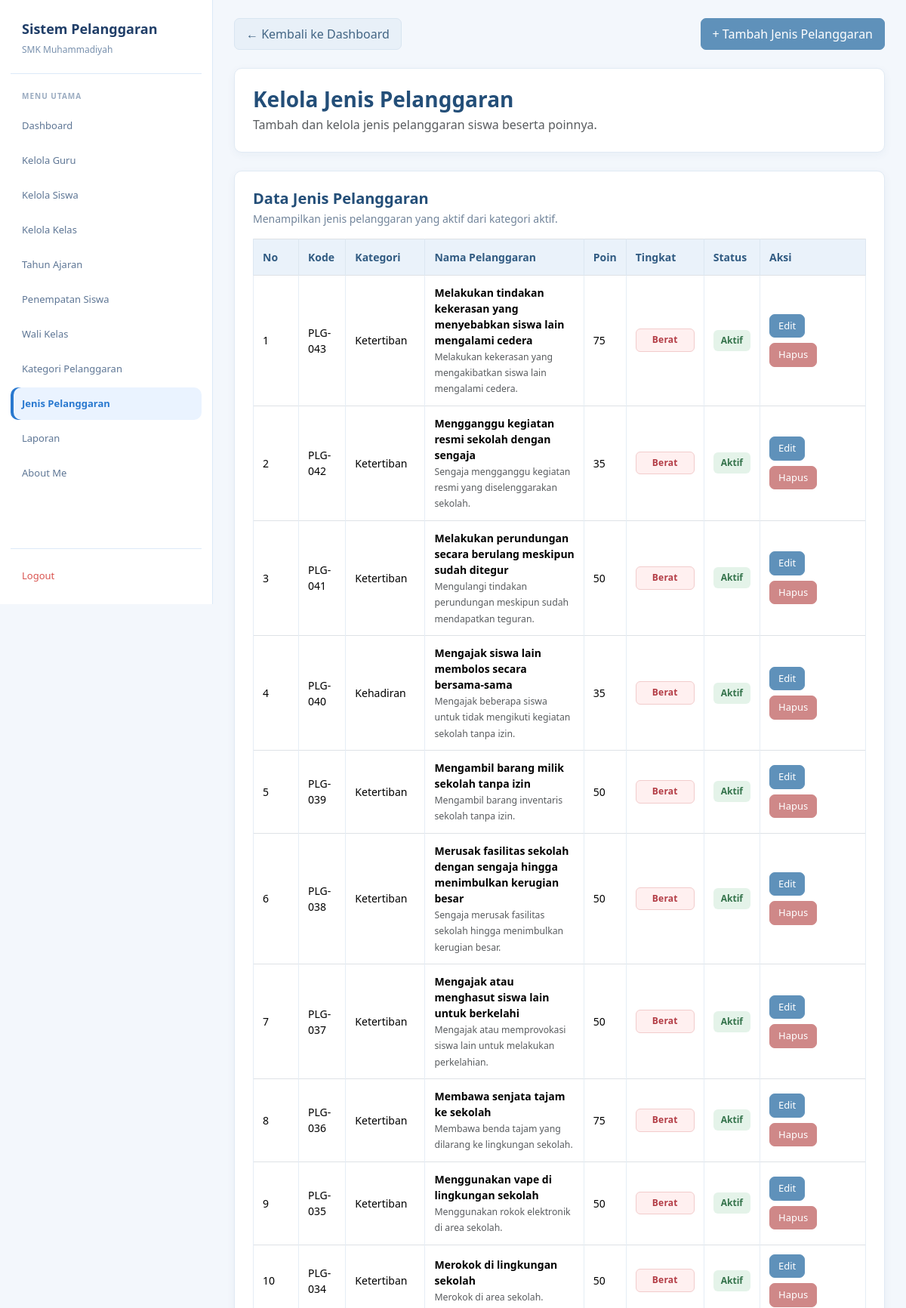
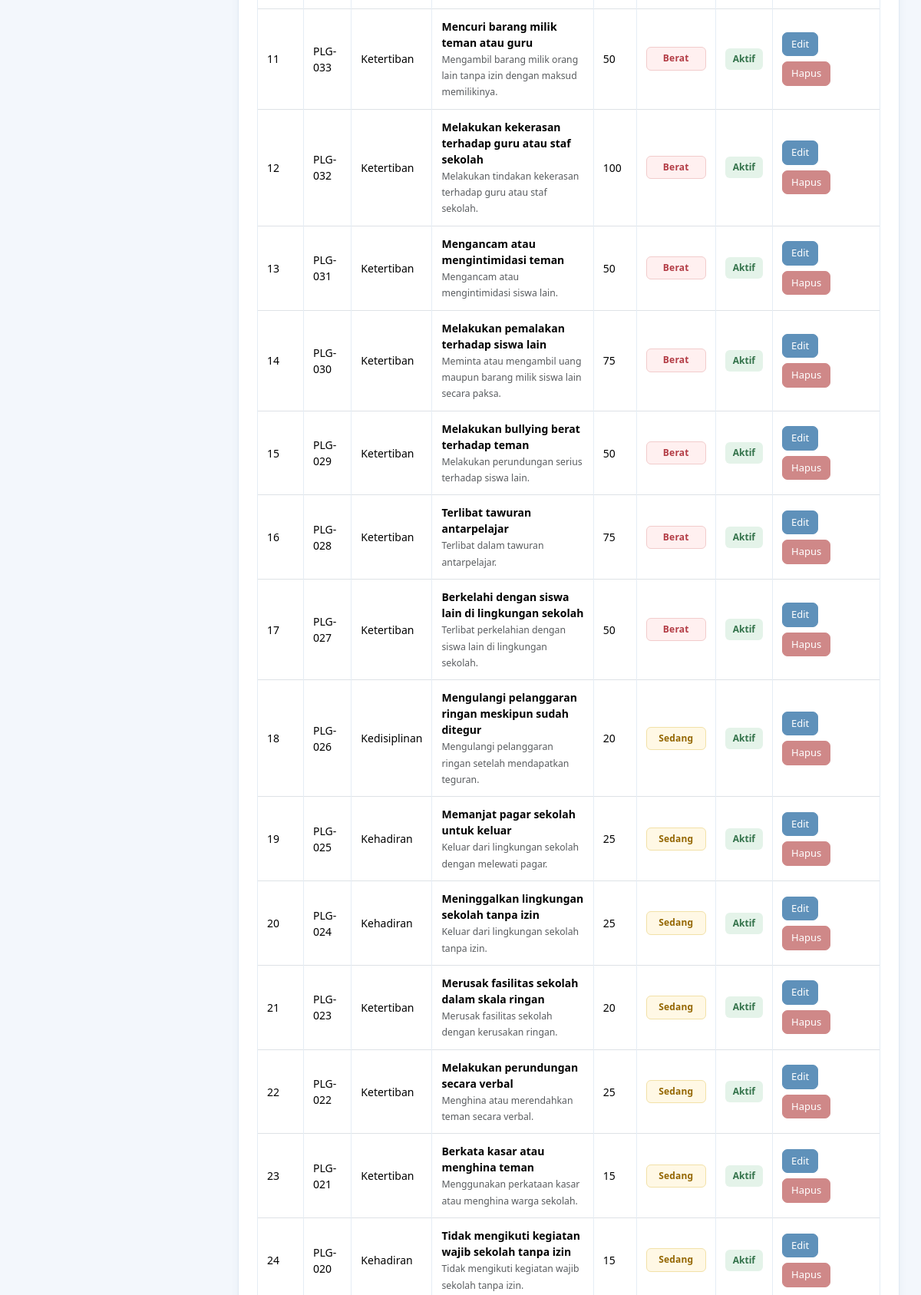
/admin/jenis_pelanggaran.php (signed in, upper part), run on the app's committed database (2 pictures, top to bottom).
### tables this page shows
CREATE TABLE `t_pelanggaran` (
  `id` int(11) NOT NULL,
  `pelanggaran_kategori_id` int(11) NOT NULL,
  `kode` varchar(30) NOT NULL,
  `nama` varchar(150) NOT NULL,
  `poin` int(11) NOT NULL,
  `deskripsi` text NOT NULL,
  `status_aktif` tinyint(1) NOT NULL,
  `created_at` timestamp NOT NULL DEFAULT current_timestamp(),
  `update_at` timestamp NOT NULL DEFAULT current_timestamp(),
  `tingkat` varchar(20) NOT NULL DEFAULT 'Ringan'
);

CREATE TABLE `t_pelanggaran_kategori` (
  `id` int(11) NOT NULL,
  `nama` varchar(100) NOT NULL,
  `deskripsi` text NOT NULL,
  `status_aktif` tinyint(1) NOT NULL,
  `created_at` timestamp NULL DEFAULT NULL,
  `updated_at` timestamp NULL DEFAULT NULL
);

### admin/jenis_pelanggaran.php (the view, shortened to what this page needs)
<?php
include "../config/koneksi.php";
mysqli_set_charset($koneksi, 'utf8mb4');
if (!function_exists('e')) {
    function e($value): string
    {
        return htmlspecialchars((string)($value ?? ''), ENT_QUOTES, 'UTF-8');
    }
}
$bukaForm = false;
$query_data = mysqli_query(
    $koneksi,
    "SELECT
        p.id,
        p.kode,
        p.nama,
        p.poin,
        p.tingkat,
        p.deskripsi,
        p.status_aktif,
        k.nama AS nama_kategori
    FROM t_pelanggaran p
    INNER JOIN t_pelanggaran_kategori k
        ON p.pelanggaran_kategori_id = k.id
    WHERE p.status_aktif = 1
      AND k.status_aktif = 1
      AND p.id = (
          SELECT MIN(p2.id)
          FROM t_pelanggaran p2
          WHERE p2.nama = p.nama
            AND p2.poin = p.poin
            AND p2.pelanggaran_kategori_id = p.pelanggaran_kategori_id
            AND p2.status_aktif = 1
      )
    ORDER BY p.id DESC"
);
?>
<!DOCTYPE html>
<html lang="id">
<head>
    <link href="https://cdn.jsdelivr.net/npm/bootstrap@5.3.8/dist/css/bootstrap.min.css" rel="stylesheet">
    <link href="https://cdn.datatables.net/2.3.4/css/dataTables.bootstrap5.min.css" rel="stylesheet">
</head>
<body>
    <aside class="sidebar">
        <?php include "layout/sidebar.php"; ?>
    </aside>
    <main class="main">
        <div class="container py-4">
            <div class="d-flex flex-wrap justify-content-between align-items-center gap-2 mb-4">
                <a href="../dashboard.php" class="btn btn-secondary">
                    &larr; Kembali ke Dashboard
                </a>
                <button
                    type="button"
                    class="btn btn-primary"
                    id="tombolTambah"
                    style="<?= $bukaForm ? 'display:none;' : ''; ?>">
                    + Tambah Jenis Pelanggaran
                </button>
            </div>
            <div class="card mb-4">
                <div class="card-body">
                    <h2 class="judul mb-1">Kelola Jenis Pelanggaran</h2>
                    <p class="text-muted mb-0">
                        Tambah dan kelola jenis pelanggaran siswa beserta poinnya.
                    </p>
                </div>
            </div>
            <div class="card">
                <div class="card-body">
                    <h4 class="mb-1">Data Jenis Pelanggaran</h4>
                    <p class="keterangan mb-3">
                        Menampilkan jenis pelanggaran yang aktif dari kategori aktif.
                    </p>
                    <div class="table-responsive">
                        <table
                            class="table table-bordered table-hover align-middle"
                            id="tabelJenis"
                            style="width:100%;">
                            <thead>
                                <tr>
                                    <th style="width:60px;">No</th>
                                    <th>Kode</th>
                                    <th>Kategori</th>
                                    <th>Nama Pelanggaran</th>
                                    <th>Poin</th>
                                    <th>Tingkat</th>
                                    <th>Status</th>
                                    <th style="width:140px;">Aksi</th>
                                </tr>
                            </thead>
                            <tbody>
                                <?php $no = 1; ?>
                                <?php while ($data = mysqli_fetch_assoc($query_data)): ?>
                                    <?php
                                    $tingkat = $data['tingkat'] ?? '';
                                    if ($tingkat === 'Berat') {
                                        $classTingkat = 'tingkat-berat';
                                    } elseif ($tingkat === 'Sedang') {
                                        $classTingkat = 'tingkat-sedang';
                                    } else {
                                        $classTingkat = 'tingkat-ringan';
                                    }
                                    ?>
                                    <tr>
                                        <td><?= $no++; ?></td>
                                        <td><?= e($data['kode']); ?></td>
                                        <td><?= e($data['nama_kategori'] ?? '-'); ?></td>
                                        <td>
                                            <div class="fw-semibold">
                                                <?= e($data['nama']); ?>
                                            </div>
                                            <?php if (!empty($data['deskripsi'])): ?>
                                                <small class="text-muted">
                                                    <?= e($data['deskripsi']); ?>
                                                </small>
                                            <?php endif; ?>
                                        </td>
                                        <td><?= (int)$data['poin']; ?></td>
                                        <td>
                                            <span class="tingkat-label <?= $classTingkat; ?>">
                                                <?= e($tingkat); ?>
                                            </span>
                                        </td>
                                        <td>
                                            <span class="status-aktif">Aktif</span>
                                        </td>
                                        <td>
                                            <div class="aksi">
                                                <a
                                                    href="edit_jenis_pelanggaran.php?id=<?= (int)$data['id']; ?>"
                                                    class="btn btn-sm btn-primary">
                                                    Edit
                                                </a>
                                                <a
                                                    href="hapus_jenis_pelanggaran.php?id=<?= (int)$data['id']; ?>"
                                                    class="btn btn-sm btn-danger"
                                                    onclick="return confirm('Yakin ingin menghapus jenis pelanggaran ini?')">
                                                    Hapus
                                                </a>
                                            </div>
                                        </td>
                                    </tr>
                                <?php endwhile; ?>
                            </tbody>
                        </table>
                    </div>
                </div>
            </div>
        </div>
    </main>
</body>
</html>

### admin/jenis_pelanggaran.php (style rules this page uses)
:root { --blue: #2878cf; --blue-dark: #203e68; --blue-soft: #eaf3ff; --muted: #7890ad; --line: #dce9f8; }
* { box-sizing: border-box; }
body { margin: 0; background: #f3f7fc; color: #2f435a; font-family: "Segoe UI", Arial, sans-serif; font-size: 16px; }
a { text-decoration: none; }
.sidebar { position: fixed; left: 0; top: 0; width: 282px; min-width: 282px; max-width: 282px; height: 100vh; overflow-y: auto; overflow-x: hidden; background: #fff; border-right: 1px solid var(--line); padding: 25px 14px 16px; display: flex; flex-direction: column; z-index: 1000; }
.main { margin-left: 282px; width: calc(100% - 282px); min-height: 100vh; padding: 24px 28px 40px; }
.container { width: 100%; max-width: none !important; margin: 0 auto; padding: 0 !important; }
.judul, h4 { color: #234e78; }
.judul { font-size: 28px; font-weight: 600; }
h4 { font-size: 20px; font-weight: 600; }
.card { border: 1px solid #e1eaf4 !important; border-radius: 10px; box-shadow: 0 3px 12px rgba(35, 78, 120, .05) !important; }
.card-body { padding: 24px; }
.keterangan { color: #71849a; font-size: 14px; }
.btn { border-radius: 7px; font-family: "Segoe UI", Arial, sans-serif; font-size: 16px; font-weight: 400; line-height: 1.5; padding: 8px 15px; transition: background-color .15s ease, border-color .15s ease; }
.btn-primary { --bs-btn-color: #fff; --bs-btn-bg: #5f91ba; --bs-btn-border-color: #5f91ba; --bs-btn-hover-color: #fff; --bs-btn-hover-bg: #4b7fa9; --bs-btn-hover-border-color: #4b7fa9; }
.btn-secondary { --bs-btn-bg: #e8f0f8; --bs-btn-border-color: #d8e5f1; --bs-btn-color: #426584; --bs-btn-hover-bg: #dceaf6; --bs-btn-hover-border-color: #cbddeb; --bs-btn-hover-color: #234e78; }
.btn-danger { --bs-btn-color: #fff; --bs-btn-bg: #cf8888; --bs-btn-border-color: #cf8888; --bs-btn-hover-color: #fff; --bs-btn-hover-bg: #bd7777; --bs-btn-hover-border-color: #bd7777; }
.btn-sm { padding: 5px 11px; font-size: 13px; }
.status-aktif, .status-nonaktif { display: inline-block; padding: 5px 10px; border-radius: 6px; font-size: 12px; font-weight: 600; white-space: nowrap; }
.status-aktif { background: #e4f3e9; color: #34734b; }
.tingkat-label { display: inline-flex; align-items: center; justify-content: center; min-width: 78px; padding: 7px 12px; border-radius: 6px; font-size: 12px; font-weight: 600; letter-spacing: .2px; border: 1px solid transparent; white-space: nowrap; line-height: 1.2; }
.tingkat-sedang { color: #946600; background: #fff8e5; border-color: #f2e1a8; }
.tingkat-berat { color: #b33c45; background: #fff0f0; border-color: #f2cccc; }
.table { color: #344b63; font-family: "Segoe UI", Arial, sans-serif; font-size: 15px; vertical-align: middle; margin-bottom: 0; }
.table thead th { background: #eaf2fa; color: #315b82; border-color: #dce7f1; font-weight: 600; font-size: 14px; padding: 13px 12px; white-space: nowrap; }
.table tbody td { border-color: #e5edf5; padding: 12px; font-size: 14px; }
.aksi { display: flex; flex-wrap: wrap; gap: 7px; }
#tabelJenis td:last-child { white-space: nowrap; }
.table-responsive { width: 100%; }

### data on the page
t_pelanggaran: kode "PLG-043", pelanggaran_kategori.nama "Ketertiban", nama "Melakukan tindakan kekerasan yang menyebabkan siswa lain mengalami cedera", deskripsi "Melakukan kekerasan yang mengakibatkan siswa lain mengalami cedera.", poin "75", tingkat "Berat"
t_pelanggaran: kode "PLG-042", pelanggaran_kategori.nama "Ketertiban", nama "Mengganggu kegiatan resmi sekolah dengan sengaja", deskripsi "Sengaja mengganggu kegiatan resmi yang diselenggarakan sekolah.", poin "35", tingkat "Berat"
t_pelanggaran: kode "PLG-041", pelanggaran_kategori.nama "Ketertiban", nama "Melakukan perundungan secara berulang meskipun sudah ditegur", deskripsi "Mengulangi tindakan perundungan meskipun sudah mendapatkan teguran.", poin "50", tingkat "Berat"
t_pelanggaran: kode "PLG-040", pelanggaran_kategori.nama "Kehadiran", nama "Mengajak siswa lain membolos secara bersama-sama", deskripsi "Mengajak beberapa siswa untuk tidak mengikuti kegiatan sekolah tanpa izin.", poin "35", tingkat "Berat"
t_pelanggaran: kode "PLG-039", pelanggaran_kategori.nama "Ketertiban", nama "Mengambil barang milik sekolah tanpa izin", deskripsi "Mengambil barang inventaris sekolah tanpa izin.", poin "50", tingkat "Berat"
t_pelanggaran: kode "PLG-038", pelanggaran_kategori.nama "Ketertiban", nama "Merusak fasilitas sekolah dengan sengaja hingga menimbulkan kerugian besar", deskripsi "Sengaja merusak fasilitas sekolah hingga menimbulkan kerugian besar.", poin "50", tingkat "Berat"
t_pelanggaran: kode "PLG-037", pelanggaran_kategori.nama "Ketertiban", nama "Mengajak atau menghasut siswa lain untuk berkelahi", deskripsi "Mengajak atau memprovokasi siswa lain untuk melakukan perkelahian.", poin "50", tingkat "Berat"
t_pelanggaran: kode "PLG-036", pelanggaran_kategori.nama "Ketertiban", nama "Membawa senjata tajam ke sekolah", deskripsi "Membawa benda tajam yang dilarang ke lingkungan sekolah.", poin "75", tingkat "Berat"
t_pelanggaran: kode "PLG-035", pelanggaran_kategori.nama "Ketertiban", nama "Menggunakan vape di lingkungan sekolah", deskripsi "Menggunakan rokok elektronik di area sekolah.", poin "50", tingkat "Berat"
t_pelanggaran: kode "PLG-034", pelanggaran_kategori.nama "Ketertiban", nama "Merokok di lingkungan sekolah", deskripsi "Merokok di area sekolah.", poin "50", tingkat "Berat"
t_pelanggaran: kode "PLG-033", pelanggaran_kategori.nama "Ketertiban", nama "Mencuri barang milik teman atau guru", deskripsi "Mengambil barang milik orang lain tanpa izin dengan maksud memilikinya.", poin "50", tingkat "Berat"
t_pelanggaran: kode "PLG-032", pelanggaran_kategori.nama "Ketertiban", nama "Melakukan kekerasan terhadap guru atau staf sekolah", deskripsi "Melakukan tindakan kekerasan terhadap guru atau staf sekolah.", poin "100", tingkat "Berat"
t_pelanggaran: kode "PLG-031", pelanggaran_kategori.nama "Ketertiban", nama "Mengancam atau mengintimidasi teman", deskripsi "Mengancam atau mengintimidasi siswa lain.", poin "50", tingkat "Berat"
t_pelanggaran: kode "PLG-030", pelanggaran_kategori.nama "Ketertiban", nama "Melakukan pemalakan terhadap siswa lain", deskripsi "Meminta atau mengambil uang maupun barang milik siswa lain secara paksa.", poin "75", tingkat "Berat"
t_pelanggaran: kode "PLG-029", pelanggaran_kategori.nama "Ketertiban", nama "Melakukan bullying berat terhadap teman", deskripsi "Melakukan perundungan serius terhadap siswa lain.", poin "50", tingkat "Berat"
t_pelanggaran: kode "PLG-028", pelanggaran_kategori.nama "Ketertiban", nama "Terlibat tawuran antarpelajar", deskripsi "Terlibat dalam tawuran antarpelajar.", poin "75", tingkat "Berat"
t_pelanggaran: kode "PLG-027", pelanggaran_kategori.nama "Ketertiban", nama "Berkelahi dengan siswa lain di lingkungan sekolah", deskripsi "Terlibat perkelahian dengan siswa lain di lingkungan sekolah.", poin "50", tingkat "Berat"
t_pelanggaran: kode "PLG-026", pelanggaran_kategori.nama "Kedisiplinan", nama "Mengulangi pelanggaran ringan meskipun sudah ditegur", deskripsi "Mengulangi pelanggaran ringan setelah mendapatkan teguran.", poin "20", tingkat "Sedang"
t_pelanggaran: kode "PLG-025", pelanggaran_kategori.nama "Kehadiran", nama "Memanjat pagar sekolah untuk keluar", deskripsi "Keluar dari lingkungan sekolah dengan melewati pagar.", poin "25", tingkat "Sedang"
t_pelanggaran: kode "PLG-024", pelanggaran_kategori.nama "Kehadiran", nama "Meninggalkan lingkungan sekolah tanpa izin", deskripsi "Keluar dari lingkungan sekolah tanpa izin.", poin "25", tingkat "Sedang"
t_pelanggaran: kode "PLG-023", pelanggaran_kategori.nama "Ketertiban", nama "Merusak fasilitas sekolah dalam skala ringan", deskripsi "Merusak fasilitas sekolah dengan kerusakan ringan.", poin "20", tingkat "Sedang"
t_pelanggaran: kode "PLG-022", pelanggaran_kategori.nama "Ketertiban", nama "Melakukan perundungan secara verbal", deskripsi "Menghina atau merendahkan teman secara verbal.", poin "25", tingkat "Sedang"
t_pelanggaran: kode "PLG-021", pelanggaran_kategori.nama "Ketertiban", nama "Berkata kasar atau menghina teman", deskripsi "Menggunakan perkataan kasar atau menghina warga sekolah.", poin "15", tingkat "Sedang"
t_pelanggaran: kode "PLG-020", pelanggaran_kategori.nama "Kehadiran", nama "Tidak mengikuti kegiatan wajib sekolah tanpa izin", deskripsi "Tidak mengikuti kegiatan wajib sekolah tanpa izin.", poin "15", tingkat "Sedang"
